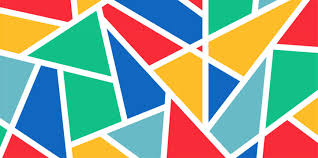
#> input picture week_1/day-02/images-3.jpeg, 318 x 158 px
$ python overlay.py
#> lines starting #> are read from the running program, lines starting #| are printed output that depends on the picture; after the words box and inside, x2 and y2 are one past the last pixel; in counts of white or black regions, pixels touching at a corner belong together
import cv2 as cv

file = 'images-3.jpeg'

#cv.IMREAD_COLOR, resmi renkli okumayı söyleyen bir sabittir.
# (cv.IMREAD_GRAYSCALE ise gri okur.)
img = cv.imread(file, cv.IMREAD_COLOR)
#> img is the input picture: shape (158, 318, 3); mean B, G, R 150.8, 166, 152.8

text = f'file name: {file}'
font = cv.FONT_HERSHEY_SIMPLEX # yazı tipi
org = (15, 35)                 # yazının başlayacağı X ve Y koordinatı
fontScale = 1                  # boyutu
color = (0, 255, 0)            # rengi bgr formatında
thickness = 1                 # kalınlığı

cv.putText(img,text,org,font,fontScale,color,thickness,cv.LINE_AA)
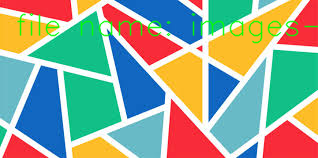
#> img: shape (158, 318, 3); 3.51% of pixels changed, all inside (x1, y1, x2, y2) = (17, 13, 318, 44)
cv.imshow('window', img)

cv.waitKey(0)
cv.destroyAllWindows()
